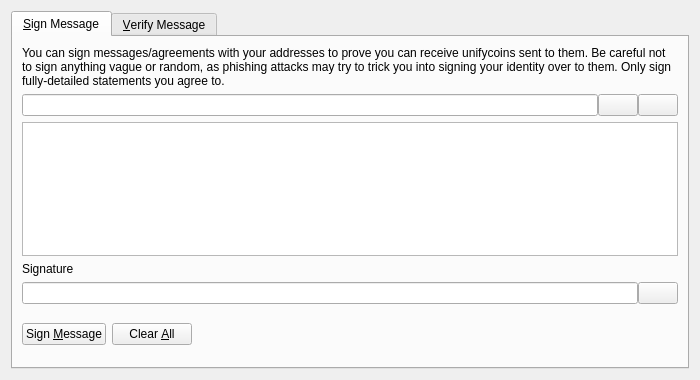
<?xml version="1.0" encoding="UTF-8"?>
<ui version="4.0">
 <class>SignVerifyMessageDialog</class>
 <widget class="QDialog" name="SignVerifyMessageDialog">
  <property name="geometry">
   <rect>
    <x>0</x>
    <y>0</y>
    <width>700</width>
    <height>380</height>
   </rect>
  </property>
  <property name="windowTitle">
   <string>Signatures - Sign / Verify a Message</string>
  </property>
  <property name="modal">
   <bool>true</bool>
  </property>
  <layout class="QVBoxLayout" name="verticalLayout">
   <item>
    <widget class="QTabWidget" name="tabWidget">
     <property name="currentIndex">
      <number>0</number>
     </property>
     <widget class="QWidget" name="tabSignMessage">
      <attribute name="title">
       <string>&amp;Sign Message</string>
      </attribute>
      <layout class="QVBoxLayout" name="verticalLayout_SM">
       <item>
        <widget class="QLabel" name="infoLabel_SM">
         <property name="text">
          <string>You can sign messages/agreements with your addresses to prove you can receive unifycoins sent to them. Be careful not to sign anything vague or random, as phishing attacks may try to trick you into signing your identity over to them. Only sign fully-detailed statements you agree to.</string>
         </property>
         <property name="textFormat">
          <enum>Qt::PlainText</enum>
         </property>
         <property name="wordWrap">
          <bool>true</bool>
         </property>
        </widget>
       </item>
       <item>
        <layout class="QHBoxLayout" name="horizontalLayout_1_SM">
         <property name="spacing">
          <number>0</number>
         </property>
         <item>
          <widget class="QValidatedLineEdit" name="addressIn_SM">
           <property name="toolTip">
            <string>The Unifycoin address to sign the message with</string>
           </property>
          </widget>
         </item>
         <item>
          <widget class="QPushButton" name="addressBookButton_SM">
           <property name="toolTip">
            <string>Choose previously used address</string>
           </property>
           <property name="text">
            <string/>
           </property>
           <property name="icon">
            <iconset resource="../bitcoin.qrc">
             <normaloff>:/icons/address-book</normaloff>:/icons/address-book</iconset>
           </property>
           <property name="shortcut">
            <string>Alt+A</string>
           </property>
           <property name="autoDefault">
            <bool>false</bool>
           </property>
          </widget>
         </item>
         <item>
          <widget class="QPushButton" name="pasteButton_SM">
           <property name="toolTip">
            <string>Paste address from clipboard</string>
           </property>
           <property name="text">
            <string/>
           </property>
           <property name="icon">
            <iconset resource="../bitcoin.qrc">
             <normaloff>:/icons/editpaste</normaloff>:/icons/editpaste</iconset>
           </property>
           <property name="shortcut">
            <string>Alt+P</string>
           </property>
           <property name="autoDefault">
            <bool>false</bool>
           </property>
          </widget>
         </item>
        </layout>
       </item>
       <item>
        <widget class="QPlainTextEdit" name="messageIn_SM">
         <property name="toolTip">
          <string>Enter the message you want to sign here</string>
         </property>
        </widget>
       </item>
       <item>
        <widget class="QLabel" name="signatureLabel_SM">
         <property name="text">
          <string>Signature</string>
         </property>
         <property name="textFormat">
          <enum>Qt::PlainText</enum>
         </property>
        </widget>
       </item>
       <item>
        <layout class="QHBoxLayout" name="horizontalLayout_2_SM">
         <property name="spacing">
          <number>0</number>
         </property>
         <item>
          <widget class="QLineEdit" name="signatureOut_SM">
           <property name="font">
            <font>
             <italic>true</italic>
            </font>
           </property>
           <property name="readOnly">
            <bool>true</bool>
           </property>
          </widget>
         </item>
         <item>
          <widget class="QPushButton" name="copySignatureButton_SM">
           <property name="toolTip">
            <string>Copy the current signature to the system clipboard</string>
           </property>
           <property name="text">
            <string/>
           </property>
           <property name="icon">
            <iconset resource="../bitcoin.qrc">
             <normaloff>:/icons/editcopy</normaloff>:/icons/editcopy</iconset>
           </property>
           <property name="autoDefault">
            <bool>false</bool>
           </property>
          </widget>
         </item>
        </layout>
       </item>
       <item>
        <layout class="QHBoxLayout" name="horizontalLayout_3_SM">
         <item>
          <widget class="QPushButton" name="signMessageButton_SM">
           <property name="toolTip">
            <string>Sign the message to prove you own this Unifycoin address</string>
           </property>
           <property name="text">
            <string>Sign &amp;Message</string>
           </property>
           <property name="icon">
            <iconset resource="../bitcoin.qrc">
             <normaloff>:/icons/edit</normaloff>:/icons/edit</iconset>
           </property>
           <property name="autoDefault">
            <bool>false</bool>
           </property>
          </widget>
         </item>
         <item>
          <widget class="QPushButton" name="clearButton_SM">
           <property name="toolTip">
            <string>Reset all sign message fields</string>
           </property>
           <property name="text">
            <string>Clear &amp;All</string>
           </property>
           <property name="icon">
            <iconset resource="../bitcoin.qrc">
             <normaloff>:/icons/remove</normaloff>:/icons/remove</iconset>
           </property>
           <property name="autoDefault">
            <bool>false</bool>
           </property>
          </widget>
         </item>
         <item>
          <spacer name="horizontalSpacer_1_SM">
           <property name="orientation">
            <enum>Qt::Horizontal</enum>
           </property>
           <property name="sizeHint" stdset="0">
            <size>
             <width>40</width>
             <height>48</height>
            </size>
           </property>
          </spacer>
         </item>
         <item>
          <widget class="QLabel" name="statusLabel_SM">
           <property name="font">
            <font>
             <weight>75</weight>
             <bold>true</bold>
            </font>
           </property>
           <property name="text">
            <string/>
           </property>
           <property name="wordWrap">
            <bool>true</bool>
           </property>
          </widget>
         </item>
         <item>
          <spacer name="horizontalSpacer_2_SM">
           <property name="orientation">
            <enum>Qt::Horizontal</enum>
           </property>
           <property name="sizeHint" stdset="0">
            <size>
             <width>40</width>
             <height>48</height>
            </size>
           </property>
          </spacer>
         </item>
        </layout>
       </item>
      </layout>
     </widget>
     <widget class="QWidget" name="tabVerifyMessage">
      <attribute name="title">
       <string>&amp;Verify Message</string>
      </attribute>
      <layout class="QVBoxLayout" name="verticalLayout_VM">
       <item>
        <widget class="QLabel" name="infoLabel_VM">
         <property name="text">
          <string>Enter the receiver's address, message (ensure you copy line breaks, spaces, tabs, etc. exactly) and signature below to verify the message. Be careful not to read more into the signature than what is in the signed message itself, to avoid being tricked by a man-in-the-middle attack. Note that this only proves the signing party receives with the address, it cannot prove sendership of any transaction!</string>
         </property>
         <property name="textFormat">
          <enum>Qt::PlainText</enum>
         </property>
         <property name="alignment">
          <set>Qt::AlignLeading|Qt::AlignLeft|Qt::AlignTop</set>
         </property>
         <property name="wordWrap">
          <bool>true</bool>
         </property>
        </widget>
       </item>
       <item>
        <layout class="QHBoxLayout" name="horizontalLayout_1_VM">
         <property name="spacing">
          <number>0</number>
         </property>
         <item>
          <widget class="QValidatedLineEdit" name="addressIn_VM">
           <property name="toolTip">
            <string>The Unifycoin address the message was signed with</string>
           </property>
          </widget>
         </item>
         <item>
          <widget class="QPushButton" name="addressBookButton_VM">
           <property name="toolTip">
            <string>Choose previously used address</string>
           </property>
           <property name="text">
            <string/>
           </property>
           <property name="icon">
            <iconset resource="../bitcoin.qrc">
             <normaloff>:/icons/address-book</normaloff>:/icons/address-book</iconset>
           </property>
           <property name="shortcut">
            <string>Alt+A</string>
           </property>
           <property name="autoDefault">
            <bool>false</bool>
           </property>
          </widget>
         </item>
        </layout>
       </item>
       <item>
        <widget class="QPlainTextEdit" name="messageIn_VM"/>
       </item>
       <item>
        <widget class="QValidatedLineEdit" name="signatureIn_VM"/>
       </item>
       <item>
        <layout class="QHBoxLayout" name="horizontalLayout_2_VM">
         <item>
          <widget class="QPushButton" name="verifyMessageButton_VM">
           <property name="toolTip">
            <string>Verify the message to ensure it was signed with the specified Unifycoin address</string>
           </property>
           <property name="text">
            <string>Verify &amp;Message</string>
           </property>
           <property name="icon">
            <iconset resource="../bitcoin.qrc">
             <normaloff>:/icons/transaction_0</normaloff>:/icons/transaction_0</iconset>
           </property>
           <property name="autoDefault">
            <bool>false</bool>
           </property>
          </widget>
         </item>
         <item>
          <widget class="QPushButton" name="clearButton_VM">
           <property name="toolTip">
            <string>Reset all verify message fields</string>
           </property>
           <property name="text">
            <string>Clear &amp;All</string>
           </property>
           <property name="icon">
            <iconset resource="../bitcoin.qrc">
             <normaloff>:/icons/remove</normaloff>:/icons/remove</iconset>
           </property>
           <property name="autoDefault">
            <bool>false</bool>
           </property>
          </widget>
         </item>
         <item>
          <spacer name="horizontalSpacer_1_VM">
           <property name="orientation">
            <enum>Qt::Horizontal</enum>
           </property>
           <property name="sizeHint" stdset="0">
            <size>
             <width>40</width>
             <height>48</height>
            </size>
           </property>
          </spacer>
         </item>
         <item>
          <widget class="QLabel" name="statusLabel_VM">
           <property name="font">
            <font>
             <weight>75</weight>
             <bold>true</bold>
            </font>
           </property>
           <property name="text">
            <string/>
           </property>
           <property name="wordWrap">
            <bool>true</bool>
           </property>
          </widget>
         </item>
         <item>
          <spacer name="horizontalSpacer_2_VM">
           <property name="orientation">
            <enum>Qt::Horizontal</enum>
           </property>
           <property name="sizeHint" stdset="0">
            <size>
             <width>40</width>
             <height>48</height>
            </size>
           </property>
          </spacer>
         </item>
        </layout>
       </item>
      </layout>
     </widget>
    </widget>
   </item>
  </layout>
 </widget>
 <customwidgets>
  <customwidget>
   <class>QValidatedLineEdit</class>
   <extends>QLineEdit</extends>
   <header>qvalidatedlineedit.h</header>
  </customwidget>
 </customwidgets>
 <resources>
  <include location="../bitcoin.qrc"/>
 </resources>
 <connections/>
</ui>
